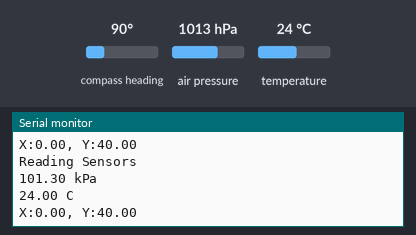
Bench run of a sketch on a simulated Arduino Nano 33 BLE. Shown: the last lines printed to the serial monitor. The inputs (shaded band) are chosen by the test bench; at power-on: compass heading 90°, air pressure 1013 hPa, temperature 24 °C. Nothing arrives over Bluetooth unless stated; a phone connects over Bluetooth LE 3 s after start.

Above: at 5.2 s.
5.3 s: compass heading set to 7°
At 6.6 s:
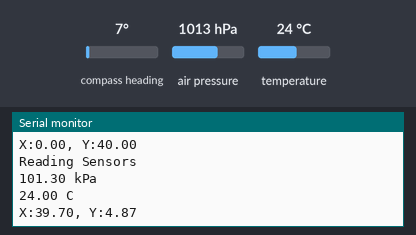
7.2 s: air pressure set to 952 hPa
At 8.8 s:
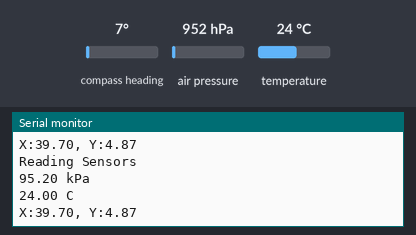
9.1 s: temperature set to 12 °C
At 10.2 s:
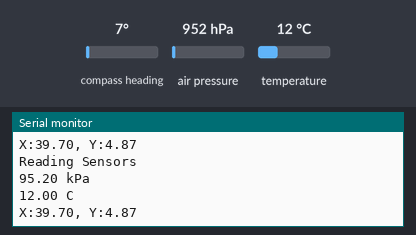

Measured:
- after the input at 5.3 s, the serial monitor: prints a new line after 0.32 s (image 1)
- after the input at 7.2 s, the serial monitor: prints a new line after 0.83 s (image 2)
- after the input at 9.1 s, the serial monitor: prints a new line after 0.14 s (image 3)

The sketch:

ble.ino
```cpp
#include <ArduinoBLE.h>           // Bluetooth Library
#include <Arduino_HTS221.h>       // Pressure Sensor Library
#include <Arduino_LPS22HB.h>      // Temperature Sensor Library
#include <Arduino_LSM9DS1.h>      // Magnetometer Sensor Library

// Initalizing global variables for sensor data to pass onto BLE
String p, t, m;

// BLE Service Name
BLEService customService("180C");

// BLE Characteristics
// Syntax: BLE<DATATYPE>Characteristic <NAME>(<UUID>, <PROPERTIES>, <DATA LENGTH>)
BLEStringCharacteristic ble_pressure("2A56", BLERead | BLENotify, 13);
BLEStringCharacteristic ble_temperature("2A57", BLERead | BLENotify, 13);
BLEStringCharacteristic ble_magnetic("2A58", BLERead | BLENotify, 20);

// Function prototype
void readValues();

void setup()
{
    // Initalizing all the sensors
    HTS.begin();
    BARO.begin();
    IMU.begin();
    Serial.begin(9600);
    while (!Serial);
    if (!BLE.begin())
    {
        Serial.println("BLE failed to Initiate");
        delay(500);
        while (1);
    }

    // Setting BLE Name
    BLE.setLocalName("Arduino Environment Sensor");

    // Setting BLE Service Advertisment
    BLE.setAdvertisedService(customService);

    // Adding characteristics to BLE Service Advertisment
    customService.addCharacteristic(ble_pressure);
    customService.addCharacteristic(ble_temperature);
    customService.addCharacteristic(ble_magnetic);

    // Adding the service to the BLE stack
    BLE.addService(customService);

    // Start advertising
    BLE.advertise();
    Serial.println("Bluetooth device is now active, waiting for connections...");
}

void loop()
{
    // Variable to check if cetral device is connected
    BLEDevice central = BLE.central();
    if (central)
    {
        Serial.print("Connected to central: ");
        Serial.println(central.address());
        while (central.connected())
        {
            delay(200);

            // Read values from sensors
            readValues();

            // Writing sensor values to the characteristic
            ble_pressure.writeValue(p);
            ble_temperature.writeValue(t);
            ble_magnetic.writeValue(m);

            // Displaying the sensor values on the Serial Monitor
            Serial.println("Reading Sensors");
            Serial.println(p);
            Serial.println(t);
            Serial.println(m);
            Serial.println("\n");
            delay(1000);
        }
    }
    Serial.print("Disconnected from central: ");
    Serial.println(central.address());
}

void readValues()
{
    // Reading raw sensor values from three sensors
    float x, y, z;
    float pressure = BARO.readPressure();
    float temperature = HTS.readTemperature();
    if (IMU.magneticFieldAvailable()) {
      IMU.readMagneticField(x, y, z);

    // Saving sensor values into a user presentable way with units
    p = String(pressure) + " kPa";
    t = String(temperature) + " C";
    m = "X:" + String(x) + ", Y:" + String(y);
    }
}
```
